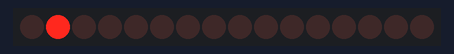
A sketch run on a simulated ESP32. Parts: 16 port-expander outputs drawn as a row of LEDs (first output left, lit = HIGH). Wiring (inferred from the names in the program): MCP23017 port expander at I2C address 0x20. Wiring (inferred from the signals the program sends): row of LEDs: on Q0, Q1, Q2, Q3, Q4, Q5, Q6, Q7, Q8, Q9, Q10, Q11, Q12, Q13, Q14, Q15. Random numbers use the default seed unless the sketch sets one.

Above: at 0.11 s.
At 0.61 s:
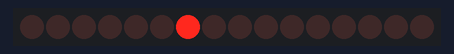
At 1.11 s:
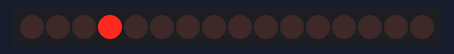
At 1.81 s:
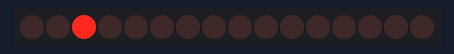
At 2.31 s:
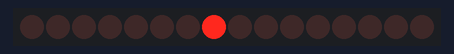
At 3.3 s:
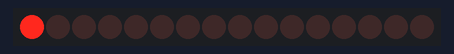
Timing chart, 0 to 4.8 s (numbered marks = the images above):
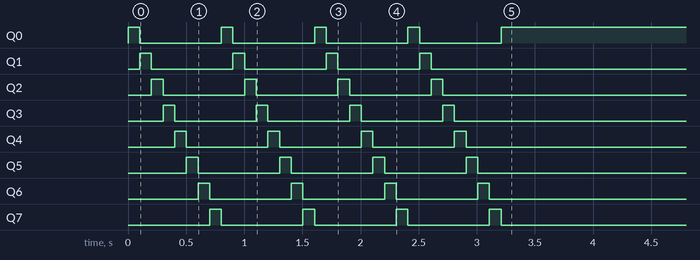

The sketch:

ESP32_MCP23017Roulette001.ino
```cpp
#include <Wire.h>
#define address  0x20 // I2C Address MCP23017
#define GPIOA    0x12 // Register Address Port A
#define GPIOB    0x13 // Register Address Port B
#define IODIRA   0x00 // I/O-Register Address Port A
#define IODIRB   0x01 // I/O-Register Address Port B

void setup() {
  Wire.begin(); // Init I2C bus
  sendData(0x00, IODIRA); // Alle Pins -> OUTPUT
  randomSeed(analogRead(25));
  byte randomNr = random(0, 8);
  roll(randomNr);
}

void loop() { /* leer */ }

void sendData(char data, byte reg) {
    Wire.beginTransmission(address);
    Wire.write(reg);  // Register
    Wire.write(data); // Set data
    Wire.endTransmission();
}

void roll(byte n) {
  for(int i = 0; i < 4; i++)
    for(int j = 0; j < 8; j++) {
      sendData(1 << j, GPIOA);
      delay(100);
    }
  sendData(1 << n, GPIOA);
}
```

Measured:
- by itself, Q0: alternates HIGH for 0.10 s and LOW for 0.70 s, 8 changes in all, then stays HIGH
- by itself, Q7: alternates HIGH for 0.10 s and LOW for 0.70 s, 7 changes in all, then stays LOW
